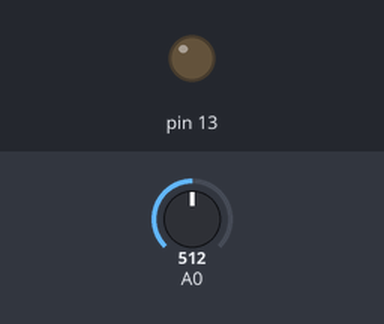
Recording of a sketch running on a simulated Arduino Uno, built with avr-gcc and run on an emulated ATmega328P. Parts: output pins drawn as LEDs (lit = HIGH). Inputs (shaded band) come from the test bench; at power-on: A0 = 512.

Above: at 1.2 s.
1.3 s: A0 set to 11
2.8 s: A0 set to 8
At 4.0 s:
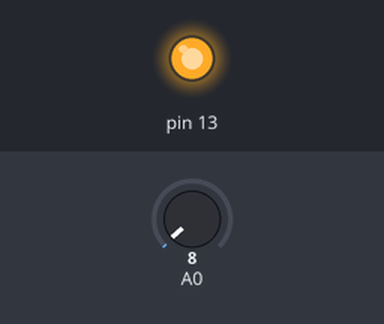
4.3 s: A0 set to 122
At 5.3 s:
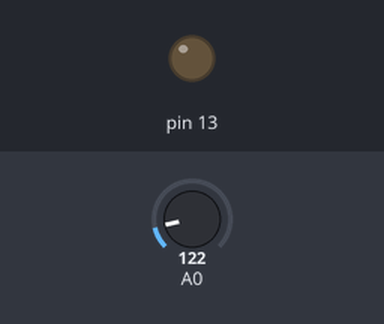
5.8 s: A0 set to 0
At 6.4 s:
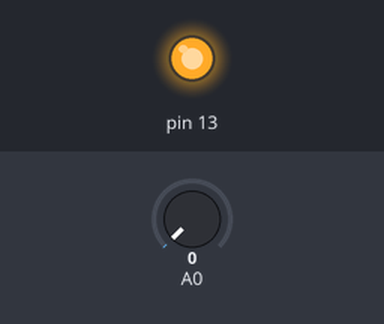
Timing chart, 0 to 8.3 s (numbered marks = the images above; inputs shaded):
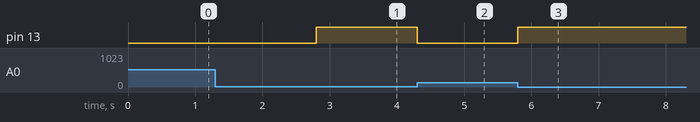

The sketch:

ldt.ino
```cpp
//ldr trial
void setup() {
pinMode(13,OUTPUT);

}

void loop() {
  if (analogRead(A0)<10){
    digitalWrite(13,HIGH);
  }else {
    digitalWrite(13,LOW);

    }

}
```

Measured:
- the behaviour switches between 10 and 9 on A0 (found by bisection; images 0 and 1)
- after the input at 1.3 s, every drawn part: stays the same
- after the input at 2.8 s, pin 13: LOW → HIGH at once
- after the input at 4.3 s, pin 13: HIGH → LOW at once
- after the input at 5.8 s, pin 13: LOW → HIGH at once
